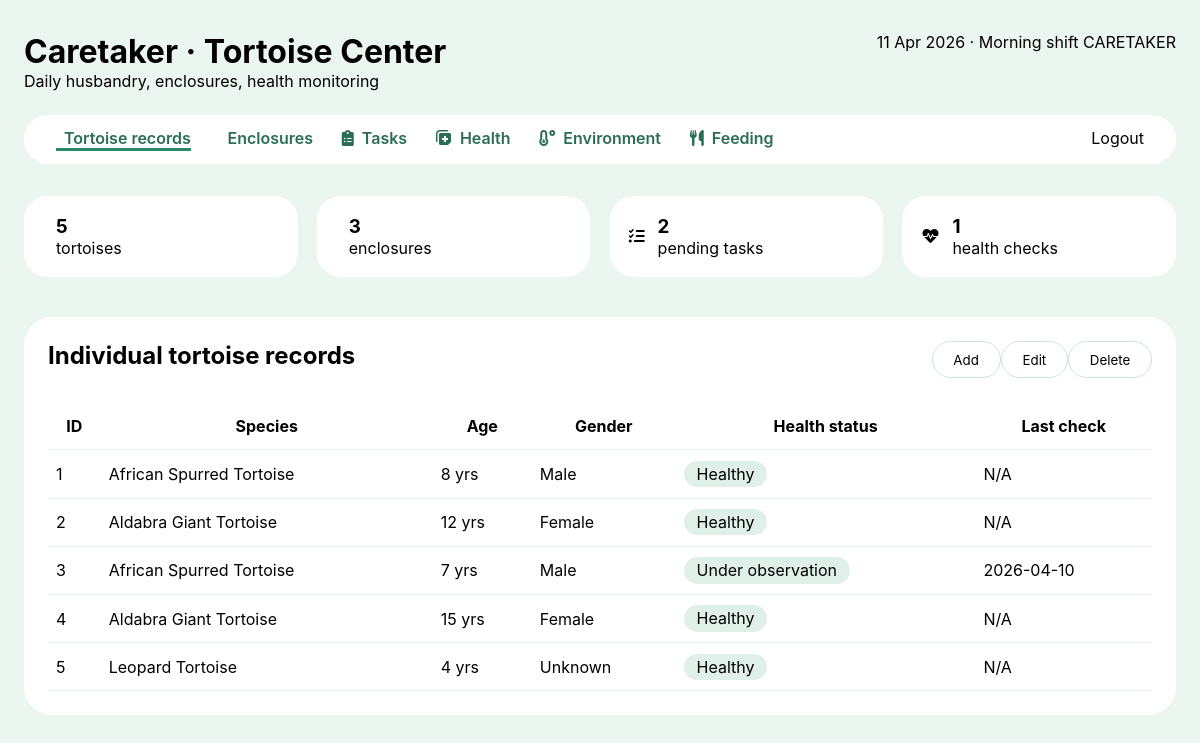
Screenshot of /backEnd/pages/careTaker.php with the database file from the repository.
### tables this page shows
CREATE TABLE `tortoises` (
  `tortoise_id`        int(11)      NOT NULL AUTO_INCREMENT,
  `microchip_id`       varchar(50)  DEFAULT NULL,
  `name`               varchar(100) DEFAULT NULL,
  `species_id`         int(11)      NOT NULL,
  `sex`                enum('Male','Female','Unknown') DEFAULT 'Unknown',
  `date_of_birth`      date         DEFAULT NULL,
  `estimated_age_years` int(11)     DEFAULT NULL,
  `weight_grams`       decimal(8,2) DEFAULT NULL,
  `health_status`      enum('Healthy','Under observation','Recovering','Critical','Minor injury') DEFAULT 'Healthy',
  `enclosure_id`       int(11)      DEFAULT NULL,
  `acquisition_date`   date         DEFAULT NULL,
  `acquisition_source` enum('Wild','Rescue','Donation','Bred in captivity') DEFAULT 'Bred in captivity',
  `notes`              text         DEFAULT NULL,
  `created_at`         timestamp    NOT NULL DEFAULT current_timestamp(),
  `updated_at`         timestamp    NOT NULL DEFAULT current_timestamp() ON UPDATE current_timestamp(),
  PRIMARY KEY (`tortoise_id`),
  UNIQUE KEY `microchip_id` (`microchip_id`),
  KEY `idx_tortoise_species` (`species_id`),
  KEY `idx_tortoise_enclosure` (`enclosure_id`),
  CONSTRAINT `tortoises_ibfk_1` FOREIGN KEY (`species_id`)   REFERENCES `species`    (`species_id`),
  CONSTRAINT `tortoises_ibfk_2` FOREIGN KEY (`enclosure_id`) REFERENCES `enclosures` (`enclosure_id`) ON DELETE SET NULL
);

CREATE TABLE `species` (
  `species_id`          int(11)      NOT NULL AUTO_INCREMENT,
  `common_name`         varchar(100) NOT NULL,
  `scientific_name`     varchar(150) DEFAULT NULL,
  `iucn_status`         enum('Critically Endangered','Endangered','Vulnerable',
                             'Near Threatened','Least Concern','Data Deficient','Not Assessed') DEFAULT 'Not Assessed',
  `avg_lifespan_years`  int(11)      DEFAULT NULL,
  `avg_weight_kg`       decimal(5,2) DEFAULT NULL,
  `conservation_notes`  text         DEFAULT NULL,
  PRIMARY KEY (`species_id`),
  UNIQUE KEY `scientific_name` (`scientific_name`)
);

### backEnd/pages/careTaker.php (the view, shortened to what this page needs)
<?php
require_once '../config/db.php';
$tortoises = $conn->query("SELECT t.tortoise_id, t.name, s.common_name, t.estimated_age_years, t.sex, t.health_status, MAX(h.assessment_date) as last_check FROM tortoises t JOIN species s ON t.species_id = s.species_id LEFT JOIN health_assessments h ON t.tortoise_id = h.tortoise_id GROUP BY t.tortoise_id ORDER BY t.tortoise_id LIMIT 10");
$enclosures = $conn->query("SELECT enclosure_code, size_sq_meters, habitat_type, current_occupancy, last_cleaning, next_maintenance FROM enclosures WHERE status='Active'");
$tasks = $conn->query("SELECT task_name, assigned_to, due_date, status, completion_notes FROM tasks ORDER BY due_date ASC");
$healths = $conn->query("SELECT h.assessment_date, t.name, h.diagnosis, h.treatment, h.next_checkup_date FROM health_assessments h JOIN tortoises t ON h.tortoise_id = t.tortoise_id ORDER BY h.assessment_date DESC LIMIT 5");
?>
<!DOCTYPE html>
<html>
<head>
    <link rel="stylesheet" href="https://cdnjs.cloudflare.com/ajax/libs/font-awesome/6.0.0-beta3/css/all.min.css">
</head>
<body>
<div class="dashboard">
    <div class="header"><div class="title-section"><h1>Caretaker · Tortoise Center</h1><p>Daily husbandry, enclosures, health monitoring</p></div><div class="date-info"><?php echo date('d M Y'); ?> · Morning shift <span class="badge-role">CARETAKER</span></div></div>
    <div class="navbar"><div class="nav-links" id="navLinks"><span class="nav-item active" data-table="tortoises"><i class="fas fa-turtle"></i> Tortoise records</span><span class="nav-item" data-table="enclosures"><i class="fas fa-fence"></i> Enclosures</span><span class="nav-item" data-table="tasks"><i class="fas fa-clipboard-list"></i> Tasks</span><span class="nav-item" data-table="health"><i class="fas fa-notes-medical"></i> Health</span><span class="nav-item" data-table="environment"><i class="fas fa-temperature-low"></i> Environment</span><span class="nav-item" data-table="feeding"><i class="fas fa-utensils"></i> Feeding</span></div><div class="logout-btn" onclick="window.location.href='../logout.php'">Logout</div></div>
    <div class="stats-cards"><div class="stat-card"><i class="fas fa-turtle"></i><div class="stat-info"><h3><?php echo $tortoises->num_rows; ?></h3><span>tortoises</span></div></div><div class="stat-card"><i class="fas fa-fence"></i><div class="stat-info"><h3><?php echo $enclosures->num_rows; ?></h3><span>enclosures</span></div></div><div class="stat-card"><i class="fas fa-tasks"></i><div class="stat-info"><h3><?php echo $tasks->num_rows; ?></h3><span>pending tasks</span></div></div><div class="stat-card"><i class="fas fa-heartbeat"></i><div class="stat-info"><h3><?php echo $healths->num_rows; ?></h3><span>health checks</span></div></div></div>
    <div class="table-wrapper" id="tortoises"><div class="table-header"><h2>Individual tortoise records</h2><div class="action-bar"><button class="btn" onclick="window.location.href='add_tortoise.html'">Add</button><button class="btn" onclick="window.location.href='edit_tortoise.html'">Edit</button><button class="btn" onclick="window.location.href='delete_tortoise.html'">Delete</button></div></div>
    <table><thead><tr><th>ID</th><th>Species</th><th>Age</th><th>Gender</th><th>Health status</th><th>Last check</th></tr></thead><tbody>
        <?php while($row = $tortoises->fetch_assoc()): ?>
            <tr><td><?php echo $row['tortoise_id']; ?></td><td><?php echo $row['common_name']; ?></td><td><?php echo $row['estimated_age_years'] ?? '?'; ?> yrs</td><td><?php echo $row['sex']; ?></td><td><span class="badge-status"><?php echo $row['health_status']; ?></span></td><td><?php echo $row['last_check'] ?? 'N/A'; ?></td></tr>
        <?php endwhile; ?>
    </tbody></table></div>
</div>
</body>
</html>

### backEnd/pages/careTaker.php (style rules this page uses)
* { margin:0;padding:0;box-sizing:border-box;font-family:'Inter',sans-serif; }
body { background:#ecf6f1;padding:2rem 1.5rem;display:flex;justify-content:center; }
.dashboard { max-width:1600px;width:100%; }
.header { display:flex;justify-content:space-between;margin-bottom:1.5rem; }
.navbar { background:white;border-radius:60px;padding:0.8rem 2rem;margin-bottom:2rem;display:flex;justify-content:space-between; }
.nav-links { display:flex;gap:1.8rem; }
.nav-item { cursor:pointer;display:flex;align-items:center;gap:0.5rem;color:#2b6e53;font-weight:600;border-bottom:3px solid transparent; }
.nav-item.active { border-bottom-color:#2a8b65; }
.stats-cards { display:grid;grid-template-columns:repeat(auto-fit,minmax(150px,1fr));gap:1.2rem;margin-bottom:2.5rem; }
.stat-card { background:white;border-radius:24px;padding:1.2rem;display:flex;align-items:center;gap:0.8rem; }
.table-wrapper { background:white;border-radius:28px;padding:1.5rem;margin-bottom:2.5rem;display:none; }
.table-wrapper.active-table { display:block; }
.table-header { display:flex;justify-content:space-between;margin-bottom:1.5rem; }
.btn { background:white;border:1.5px solid #cae5d9;padding:0.6rem 1.3rem;border-radius:40px;cursor:pointer; }
table { width:100%;border-collapse:collapse; }
th,td { padding:0.85rem 0.5rem;border-bottom:1px solid #e4f3ec; }
.badge-status { background:#dff0e9;padding:0.2rem 0.8rem;border-radius:50px; }

### rows the page displays
tortoises: tortoise_id "1", species.common_name "African Spurred Tortoise", estimated_age_years "8", sex "Male", health_status "Healthy", last_check "N/A"
tortoises: tortoise_id "2", species.common_name "Aldabra Giant Tortoise", estimated_age_years "12", sex "Female", health_status "Healthy", last_check "N/A"
tortoises: tortoise_id "3", species.common_name "African Spurred Tortoise", estimated_age_years "7", sex "Male", health_status "Under observation", last_check "2026-04-10"
tortoises: tortoise_id "4", species.common_name "Aldabra Giant Tortoise", estimated_age_years "15", sex "Female", health_status "Healthy", last_check "N/A"
tortoises: tortoise_id "5", species.common_name "Leopard Tortoise", estimated_age_years "4", sex "Unknown", health_status "Healthy", last_check "N/A"

### other values shown
$tortoises->num_rows "5"
$enclosures->num_rows "3"
$tasks->num_rows "2"
$healths->num_rows "1"
